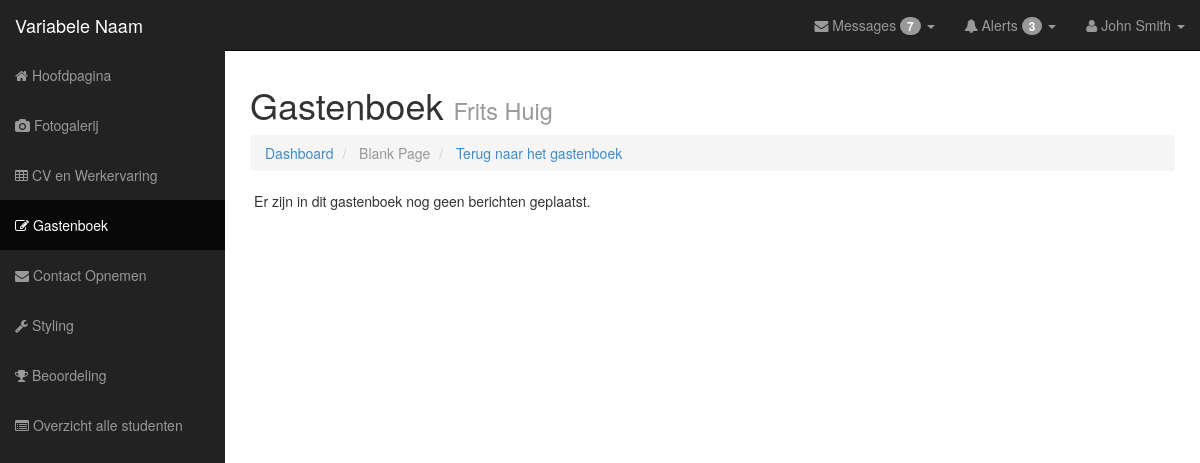
The page /Bootstrap/Gastenboek2.php on the database as committed earlier.
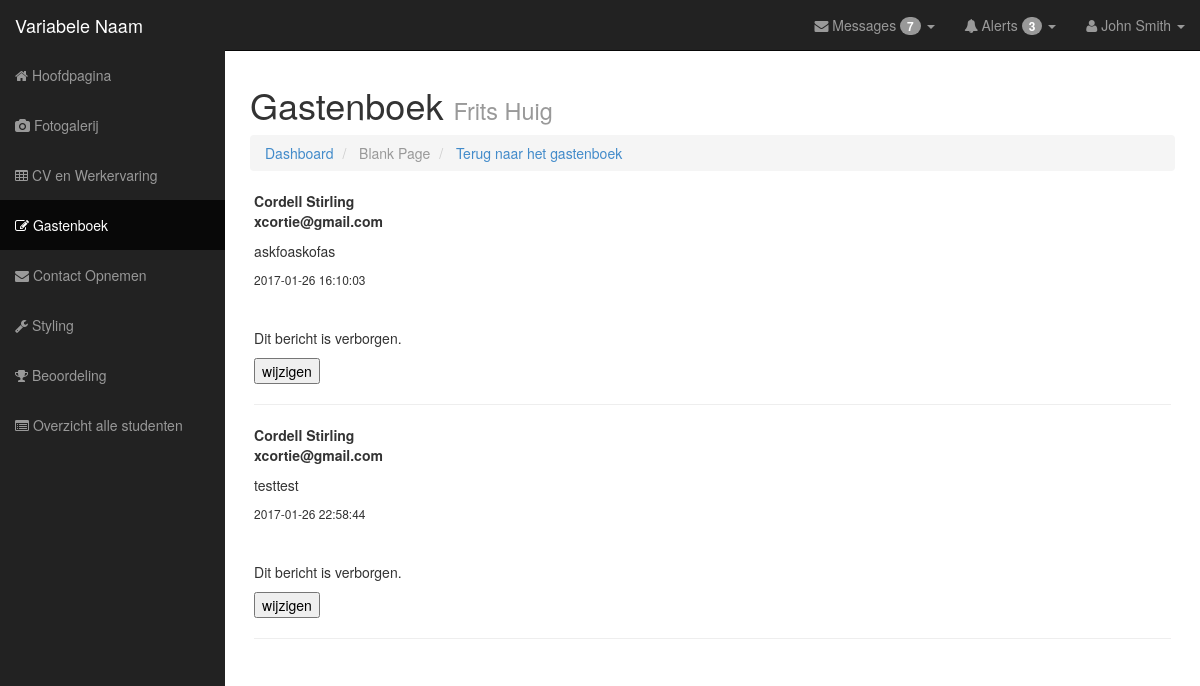
The same page on the database as committed later.
### tables this page shows
CREATE TABLE `guestbook` (
  `MessageID` int(4) NOT NULL,
  `Name` varchar(25) NOT NULL,
  `E-Mail` varchar(50) NOT NULL,
  `Message` varchar(1000) NOT NULL,
  `DateTime` datetime NOT NULL,
  `User_ID` int(11) NOT NULL,
  `Publicity` tinyint(1) NOT NULL
);

### Bootstrap/Gastenboek2.php (the view, shortened to what this page needs)
<!DOCTYPE html>
<html lang="en">
  <head>
    <link href="css/bootstrap.css" rel="stylesheet">
    <link href="css/sb-admin.css" rel="stylesheet">
    <link rel="stylesheet" href="font-awesome/css/font-awesome.min.css">
  </head>
  <body>
    <div id="wrapper">
      <nav class="navbar navbar-inverse navbar-fixed-top" role="navigation">
        <div class="navbar-header">
          <a class="navbar-brand" href="index.html">Variabele Naam</a>
        </div>
        <div class="collapse navbar-collapse navbar-ex1-collapse">
         <ul class="nav navbar-nav side-nav">
                                <li><a href="index.php"><i class="fa fa-home"></i> Hoofdpagina</a></li>
				<li><a href="fotogalerij.php"><i class="fa fa-camera"></i> Fotogalerij</a></li>
				<li><a href="cv.php"><i class="fa fa-table"></i> CV en Werkervaring</a></li>
            <li class="active"><a href="Gastenboek.php"><i class="fa fa-edit"></i> Gastenboek</a></li>
				<li><a href="contact.php"><i class="fa fa-envelope"></i> Contact Opnemen</a></li>
				<li><a href="styling.php"><i class="fa fa-wrench"></i> Styling</a></li>
				<li><a href="beoordeling.php"><i class="fa fa-trophy"></i> Beoordeling</a></li>
				<li><a href="studentenoverzicht.php"><i class="fa fa-list-alt"></i> Overzicht alle studenten</a></li>
          </ul>
          <ul class="nav navbar-nav navbar-right navbar-user">
            <li class="dropdown messages-dropdown">
              <a href="#" class="dropdown-toggle" data-toggle="dropdown"><i class="fa fa-envelope"></i> Messages <span class="badge">7</span> <b class="caret"></b></a>
            </li>
            <li class="dropdown alerts-dropdown">
              <a href="#" class="dropdown-toggle" data-toggle="dropdown"><i class="fa fa-bell"></i> Alerts <span class="badge">3</span> <b class="caret"></b></a>
            </li>
            <li class="dropdown user-dropdown">
              <a href="#" class="dropdown-toggle" data-toggle="dropdown"><i class="fa fa-user"></i> John Smith <b class="caret"></b></a>
            </li>
          </ul>
        </div>
      </nav>
      <div id="page-wrapper">
        <div class="row">
          <div class="col-lg-12">
            <h1>Gastenboek <small>Frits Huig</small></h1>
            <ol class="breadcrumb">
              <li><a href="index.php"><i class="icon-dashboard"></i> Dashboard</a></li>
              <li class="active"><i class="icon-file-alt"></i> Blank Page</li>
              <li><a href="Gastenboek.php"><i class="icon-dashboard"></i> Terug naar het gastenboek</a></li>
            </ol>
          </div>
            <div id="body">
                   <?php
                        $connect = mysqli_connect("localhost", "root", "");
                        mysqli_select_db($connect, "project_portfolio");
                        $query = "SELECT * FROM `Guestbook`";
                         $result = mysqli_query($connect, $query);
                        if(mysqli_num_rows($result) > 0){
                        while($item = mysqli_fetch_assoc($result)){
                                echo  "<div id='NaamEmail'><p>".$item['Name'];
                                echo  "<br>";
                                echo  $item['E-Mail']."</p></div>";
                                echo  "<p>".$item['Message']."</p>";
                                echo  "<div id='Datum_Tijd'>".$item['DateTime']."</div>";
                                echo '<br><br>';
                                if($item['Publicity']== "Y"){
                                    echo '<p>Dit bericht is zichtbaar.</p>';
                                }
                                else{
                                    echo '<p>Dit bericht is verborgen.</p>';
                                }
                                echo '<a href="Gastenboek3.php?ID='.$item['MessageID'].'"><input type="submit" value="wijzigen"></a>';
                                echo  "<hr>";
                        }
                        } else {
                            echo "Er zijn in dit gastenboek nog geen berichten geplaatst.";
                        }
        ?>
            </div>
      </div>
    </div>
  </body>
</html>

### Bootstrap/Gastenboek2.php (style rules this page uses)
#body { width: 96%; margin: 0 auto; }
#Datum_Tijd { font-size: 9pt; }
#NaamEmail { font-weight: bold; }

Rows that differ between the two databases and show on the page:
added guestbook: Name "Cordell Stirling", value "xcortie@gmail.com", Message "askfoaskofas", DateTime "2017-01-26 16:10:03", Publicity "Dit bericht is verborgen."
added guestbook: Name "Cordell Stirling", value "xcortie@gmail.com", Message "testtest", DateTime "2017-01-26 22:58:44", Publicity "Dit bericht is verborgen."
Other text that changed with them:
text no longer shown: "Er zijn in dit gastenboek nog geen berichten geplaatst."
